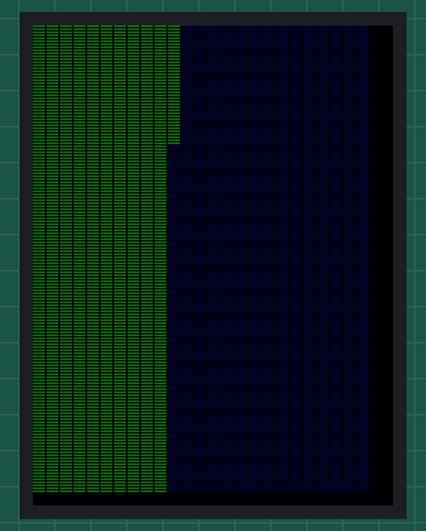
Bench run of a sketch on a simulated Arduino Uno, built with avr-gcc and run on an emulated ATmega328P. Parts: 240×320 colour display. What the sketch prints to the serial monitor is not drawn.

Above: at 0.8 s.

The sketch:

YourLifeInWeeks.ino
```cpp
#include "SPI.h"
#include "Adafruit_GFX.h"
#include "Adafruit_ILI9341.h"

#define TFT_DC 9
#define TFT_CS 10

Adafruit_ILI9341 tft = Adafruit_ILI9341(TFT_CS, TFT_DC);

const int weeksInYear = 52;
const int numYears = 75;
const int numBlocksWeeksInLife = weeksInYear * numYears;

const int weekNumber = 40; //This year's week number;
const int numberOfYearsToDateExclusive = 30 * weeksInYear;
const int weeksToDate = numberOfYearsToDateExclusive + weekNumber;

struct calendar {
  unsigned int deviceWidth;
  unsigned int deviceHeight;
  unsigned int numBlocksToDraw;
  unsigned int totalBlocks;
  unsigned int columns;
  unsigned int rows;
  unsigned int spacing;
  float blockWidth;
  float blockHeight;
} cal;

void setup() {
  Serial.begin(9600);
  tft.begin();
  int canvasWidth = floor((float)tft.width() * 0.99);
  int canvasHeight = floor((float)tft.height() * 0.99);
  initCalendar(canvasWidth, canvasHeight, weeksToDate, numBlocksWeeksInLife);
  printCalendarInfo();
  tft.fillScreen(tft.color565(0, 0, 0));
}

void initCalendar(unsigned int deviceWidth, unsigned int deviceHeight, unsigned int blockCount, unsigned int maxBlocks){
  cal.numBlocksToDraw = blockCount;
  cal.totalBlocks = maxBlocks;
  cal.spacing = 1;
  cal.deviceWidth = deviceWidth;
  cal.deviceHeight = deviceHeight;
  int factors[2];
  getMultiples(cal.totalBlocks, factors, cal.deviceHeight, cal.deviceWidth);
  cal.columns = factors[1];
  cal.rows = factors[0];
  cal.blockWidth = round((float)cal.deviceWidth / (float)cal.columns) - cal.spacing;
  cal.blockHeight = round((float)cal.deviceHeight / (float)cal.rows) - cal.spacing;
}

void printCalendarInfo(){
  Serial.print("Device Dimensions: ");  Serial.print(cal.deviceWidth); Serial.print("x"); Serial.println(cal.deviceHeight);
  Serial.print("Blocks: "); Serial.print(cal.numBlocksToDraw); Serial.print("/"); Serial.println(cal.totalBlocks);
  Serial.print("Block Dimensions: "); Serial.print(cal.blockWidth); Serial.print("x:"); Serial.println(cal.blockHeight);
  Serial.print("Grid: "); Serial.print(cal.columns); Serial.print("x"); Serial.println(cal.rows);
}

int* getMultiples(int number, int multiples[], int w, int h) {
  for (int i = number-1; i > 1; i--) {
    if (number % i == 0) {
      int d = number / i;
      if (w / i > 1 && h / d > 1){
        multiples[0] = i;
        multiples[1] = d;
        return multiples;
      }
    }
  }

  return multiples;
}

void loop(void) {
  draw();
}

void draw() {
  drawCalendarInLandscape();
  delay(60 * 1000);
}

void drawCalendarInLandscape(){
  drawCalendarBlocksInInLandscape(0, cal.numBlocksToDraw, 0, 128, 0);
  drawCalendarBlocksInInLandscape(cal.numBlocksToDraw, cal.totalBlocks, 0, 0, 64);
}

void drawCalendarBlocksInInLandscape(unsigned int blockStart, unsigned int blockEnd, uint16_t r, uint16_t g, uint16_t b){
  const unsigned int blockWidth = (cal.blockWidth + cal.spacing);
  const unsigned int blockHeight = (cal.blockHeight + cal.spacing);
  unsigned int blockIndex = 0;
  for (unsigned int col= 0; col < cal.columns; col += 1){
    for (unsigned int row = 0; row < cal.rows; row +=1){
      bool isVisible = blockIndex >= blockStart && blockIndex < blockEnd;
      if (isVisible) {
        tft.fillRect(col * blockWidth, row * blockHeight, cal.blockWidth, cal.blockHeight, tft.color565(r, g, b));
      }
      blockIndex +=1;
    }
  }
}
```
